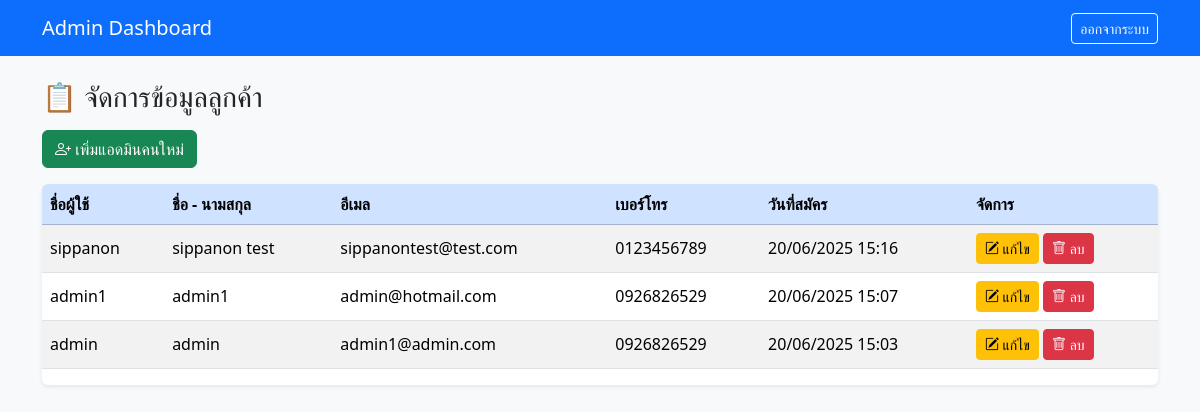
The page /admin_users.php (signed in) on the database its author committed.
### tables this page shows
CREATE TABLE `users` (
  `user_id` int(11) NOT NULL,
  `username` varchar(50) NOT NULL,
  `password` varchar(255) NOT NULL,
  `fullname` varchar(100) DEFAULT NULL,
  `email` varchar(100) DEFAULT NULL,
  `phone` varchar(20) DEFAULT NULL,
  `created_at` timestamp NOT NULL DEFAULT current_timestamp()
);

### admin_users.php (the view, shortened to what this page needs)
<?php
include 'db.php';
$result = $conn->query("SELECT * FROM users ORDER BY created_at DESC");
?>
<!DOCTYPE html>
<html lang="th">
<head>
    <link href="https://cdn.jsdelivr.net/npm/bootstrap@5.3.3/dist/css/bootstrap.min.css" rel="stylesheet" />
    <link href="https://cdn.jsdelivr.net/npm/bootstrap-icons@1.10.5/font/bootstrap-icons.css" rel="stylesheet" />
</head>
<body>
<nav class="navbar navbar-expand-lg navbar-dark bg-primary">
    <div class="container">
        <a class="navbar-brand" href="admin_dashboard.php">Admin Dashboard</a>
        <a href="admin_logout.php" class="btn btn-outline-light btn-sm">ออกจากระบบ</a>
    </div>
</nav>
<div class="container mt-4">
    <h3 class="mb-3">📋 จัดการข้อมูลลูกค้า</h3>
    <div class="mb-3">
      <button class="btn btn-success" data-bs-toggle="modal" data-bs-target="#addAdminModal">
        <i class="bi bi-person-plus"></i> เพิ่มแอดมินคนใหม่
      </button>
    </div>
    <div class="table-responsive bg-white shadow-sm rounded">
        <table class="table table-striped align-middle">
            <thead class="table-primary">
                <tr>
                    <th>ชื่อผู้ใช้</th>
                    <th>ชื่อ - นามสกุล</th>
                    <th>อีเมล</th>
                    <th>เบอร์โทร</th>
                    <th>วันที่สมัคร</th>
                    <th>จัดการ</th>
                </tr>
            </thead>
            <tbody>
                <?php while ($row = $result->fetch_assoc()): ?>
                    <tr>
                        <td><?= htmlspecialchars($row['username']) ?></td>
                        <td><?= htmlspecialchars($row['fullname']) ?></td>
                        <td><?= htmlspecialchars($row['email']) ?></td>
                        <td><?= htmlspecialchars($row['phone']) ?></td>
                        <td><?= date('d/m/Y H:i', strtotime($row['created_at'])) ?></td>
                        <td>
                            <button class="btn btn-sm btn-warning"
                                data-bs-toggle="modal"
                                data-bs-target="#editUserModal"
                                data-user_id="<?= $row['user_id'] ?>"
                                data-fullname="<?= htmlspecialchars($row['fullname'], ENT_QUOTES) ?>"
                                data-email="<?= htmlspecialchars($row['email'], ENT_QUOTES) ?>"
                                data-phone="<?= htmlspecialchars($row['phone'], ENT_QUOTES) ?>"
                            >
                                <i class="bi bi-pencil-square"></i> แก้ไข
                            </button>
                            <button class="btn btn-sm btn-danger" onclick="confirmDelete(<?= $row['user_id'] ?>)">
                                <i class="bi bi-trash"></i> ลบ
                            </button>
                        </td>
                    </tr>
                <?php endwhile; ?>
            </tbody>
        </table>
    </div>
</div>
</body>
</html>

### admin_users.php (style rules this page uses)
body { background-color: #f8f9fa; }

### rows shown on the page
users: username "sippanon", fullname "sippanon test", email "sippanontest@test.com", phone "0123456789", created_at "20/06/2025 15:16"
users: username "admin1", fullname "admin1", email "admin@hotmail.com", phone "0926826529", created_at "20/06/2025 15:07"
users: username "admin", fullname "admin", email "admin1@admin.com", phone "0926826529", created_at "20/06/2025 15:03"
